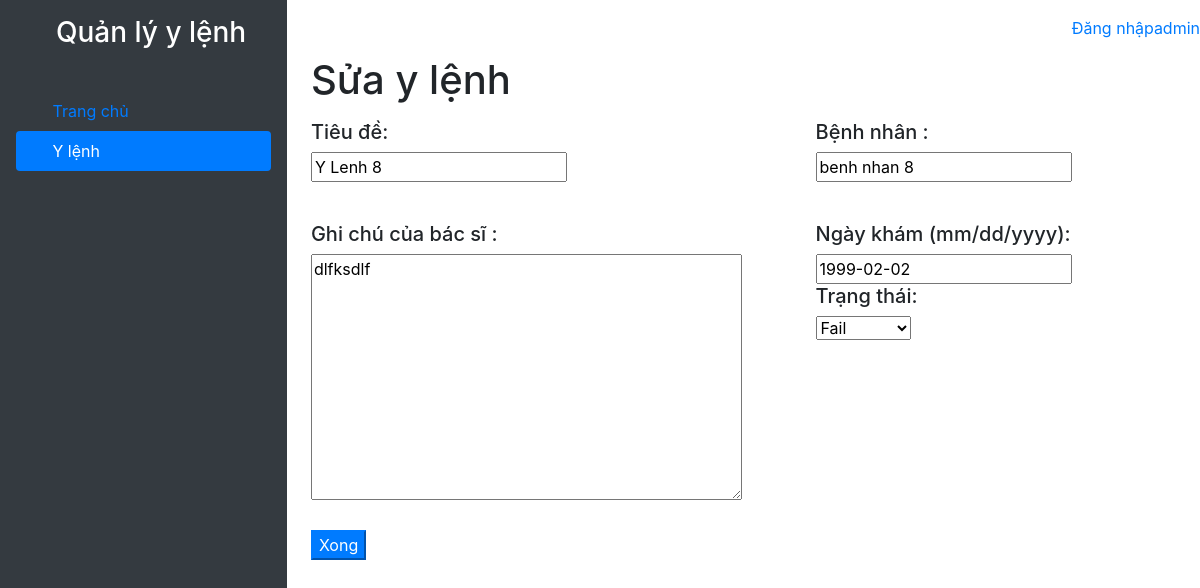
/ylenh/ylenh_modify/43/, run on the app's committed database.
### ylenh/models.py (models this page shows)
class YLenh(models.Model):
    STATUS = (
        ('Complete', 'Complete'),
        ('Fail', 'Fail'),
        ('Doing', 'Doing'),
    )
    username = models.ForeignKey(User, editable=False, on_delete = models.CASCADE, null=True)
    patient = models.CharField(max_length=30)
    title = models.CharField(default='Y Lenh', max_length=40)
    content = models.TextField()
    day_start = models.DateTimeField(auto_now_add=True)
    day_end = models.DateField("Day End(mm/dd/yyyy)")
    status = models.CharField(max_length=12, default='Doing', choices=STATUS)

### ylenh/views.py (the view)
# urls.py: path('ylenh_modify/<int:id>/', views.ylenh_modify, name="modify_ylenh"),
def ylenh_modify(request, id):
    ylenh = YLenh.objects.get(id=id)
    form = UpdateYLenhForm(instance=ylenh)
    if request.method == 'POST':
        form = UpdateYLenhForm(request.POST, instance = ylenh)
        if form.is_valid():
            form.save()
            return HttpResponseRedirect ('/ylenh')
    context = {'form': form}
    return render(request, 'ylenh/ylenh_modify.html', context=context)

### ylenh/form.py
class UpdateYLenhForm(forms.ModelForm):
    class Meta:
        model = YLenh
        exclude = ['username']
        fields = ['title', 'patient', 'content', 'day_end', 'status']
        day_end = forms.DateField(
        widget=forms.widgets.DateInput(format="%m/%d/%Y"))

### ylenh/templates/ylenh/ylenh_modify.html (shortened to what this page needs)
<!DOCTYPE html>
<html lang="en">
<head>
    <link rel="stylesheet" href="https://stackpath.bootstrapcdn.com/bootstrap/4.1.3/css/bootstrap.min.css">
</head>
<body>
<div class="wrapper d-flex">
    <div class="d-flex flex-column p-3 text-white bg-dark" style="width: 300px ; height:100vh;">
        <a href="/" class="d-flex align-items-center mb-3 mb-md-0 me-md-auto text-white text-decoration-none">
            <svg class="bi me-2" width="40" height="32"><use xlink:href="#bootstrap"></use></svg>
            <h3 class="fs-4">Quản lý y lệnh</h3>
        </a>
        <ul class="nav nav-pills flex-column mb-auto">
            <li class="nav-item">
                <a href="#" class="nav-link ">
                    <svg class="bi me-2" width="16" height="16"><use xlink:href="#home"></use></svg>
                    Trang chủ
                </a>
            </li>
            <li>
                <a href="/ylenh" class="nav-link text-white active">
                    <svg class="bi me-2" width="16" height="16"><use xlink:href="#speedometer2"></use></svg>
                    Y lệnh
                </a>
            </li>
        </ul>
    </div>
    <div style="width: 80%">
        <nav height : 40px; class="mt-3 d-flex justify-content-end">
            {% if user.username %}
            <p>Xin chào {{user.username}}</p>
            <p><a class="mr-2" href="{% url 'logout' %}">(Đăng xuất)</a></p>
            {% else %}
            <p><a href="{% url 'login' %}">Đăng nhập</a></p>
            <p><a href="/admin">admin</a></p>
            {% endif %}
        </nav>
        <div class="ml-4">
            <h1> Sửa y lệnh</h1>
            <form method="POST">
            <div class="d-flex justify-content-between mr-5 mb-3 mt-3" >
                <div class="mb-4" style="width: 60%;"> <h5 class="mb-2  ">Tiêu đề: </h5>
                    <div>
                        {{form.title}}
                    </div>
                </div>
                <div class="mb-4" style="width: 40%;"> <h5 class="mb-2">Bệnh nhân : </h5>
                    <div>
                        {{form.patient}}
                    </div>
                </div>
            </div>
            <div class="d-flex justify-content-between mr-5">
                <div class="mb-4" style="width: 60%;"> <h5 class="mb-2">Ghi chú của bác sĩ : </h5>
                    <div>
                        {{form.content}}
                    </div>
                </div>
                <div class="mb-4" style="width: 40%;"> <h5 class="mb-2"> Ngày khám (mm/dd/yyyy): </h5>
                    <div>
                        {{form.day_end}}
                    </div>
                    <div>
                        <h5 class="mb-2">Trạng thái:</h5>
                    </div>
                    <div>
                        {{form.status}}
                    </div>
                </div>
            </div>
            <input type="submit" class="btn-primary" value="Xong"/>
        </div>
    </div>
</body>
</html>

### data on the page
YLenh: title "Y Lenh 8", patient "benh nhan 8", content "dlfksdlf", day_end "1999-02-02", status "Fail"
